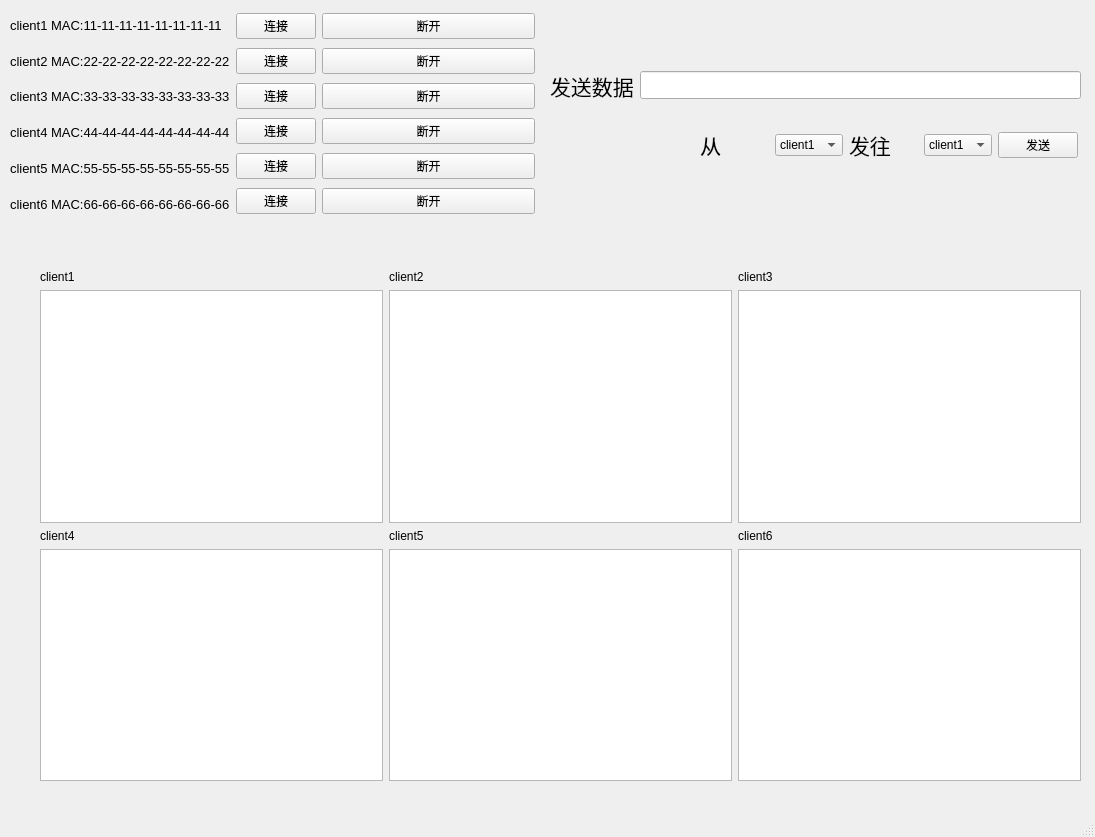
<?xml version="1.0" encoding="UTF-8"?>
<ui version="4.0">
 <class>MainWindow</class>
 <widget class="QMainWindow" name="MainWindow">
  <property name="geometry">
   <rect>
    <x>0</x>
    <y>0</y>
    <width>1095</width>
    <height>837</height>
   </rect>
  </property>
  <property name="windowTitle">
   <string>MainWindow</string>
  </property>
  <widget class="QWidget" name="centralwidget">
   <widget class="QWidget" name="layoutWidget">
    <property name="geometry">
     <rect>
      <x>40</x>
      <y>270</y>
      <width>1041</width>
      <height>511</height>
     </rect>
    </property>
    <layout class="QGridLayout" name="gridLayout">
     <item row="0" column="0">
      <layout class="QVBoxLayout" name="verticalLayout_2">
       <item>
        <widget class="QLabel" name="label_10">
         <property name="text">
          <string>client1</string>
         </property>
        </widget>
       </item>
       <item>
        <widget class="QListWidget" name="listWidget"/>
       </item>
      </layout>
     </item>
     <item row="0" column="1">
      <layout class="QVBoxLayout" name="verticalLayout_3">
       <item>
        <widget class="QLabel" name="label_11">
         <property name="text">
          <string>client2</string>
         </property>
        </widget>
       </item>
       <item>
        <widget class="QListWidget" name="listWidget_2"/>
       </item>
      </layout>
     </item>
     <item row="0" column="2">
      <layout class="QVBoxLayout" name="verticalLayout_4">
       <item>
        <widget class="QLabel" name="label_12">
         <property name="text">
          <string>client3</string>
         </property>
        </widget>
       </item>
       <item>
        <widget class="QListWidget" name="listWidget_3"/>
       </item>
      </layout>
     </item>
     <item row="1" column="0">
      <layout class="QVBoxLayout" name="verticalLayout_5">
       <item>
        <widget class="QLabel" name="label_13">
         <property name="text">
          <string>client4</string>
         </property>
        </widget>
       </item>
       <item>
        <widget class="QListWidget" name="listWidget_4"/>
       </item>
      </layout>
     </item>
     <item row="1" column="1">
      <layout class="QVBoxLayout" name="verticalLayout_6">
       <item>
        <widget class="QLabel" name="label_14">
         <property name="text">
          <string>client5</string>
         </property>
        </widget>
       </item>
       <item>
        <widget class="QListWidget" name="listWidget_5"/>
       </item>
      </layout>
     </item>
     <item row="1" column="2">
      <layout class="QVBoxLayout" name="verticalLayout_7">
       <item>
        <widget class="QLabel" name="label_15">
         <property name="text">
          <string>client6</string>
         </property>
        </widget>
       </item>
       <item>
        <widget class="QListWidget" name="listWidget_6"/>
       </item>
      </layout>
     </item>
    </layout>
   </widget>
   <widget class="QWidget" name="layoutWidget">
    <property name="geometry">
     <rect>
      <x>550</x>
      <y>70</y>
      <width>531</width>
      <height>31</height>
     </rect>
    </property>
    <layout class="QHBoxLayout" name="horizontalLayout_2">
     <item>
      <widget class="QLabel" name="label_7">
       <property name="font">
        <font>
         <pointsize>16</pointsize>
        </font>
       </property>
       <property name="text">
        <string>发送数据</string>
       </property>
      </widget>
     </item>
     <item>
      <widget class="QLineEdit" name="lineEdit">
       <property name="font">
        <font>
         <pointsize>13</pointsize>
        </font>
       </property>
      </widget>
     </item>
    </layout>
   </widget>
   <widget class="QWidget" name="layoutWidget">
    <property name="geometry">
     <rect>
      <x>700</x>
      <y>130</y>
      <width>378</width>
      <height>30</height>
     </rect>
    </property>
    <layout class="QHBoxLayout" name="horizontalLayout">
     <item>
      <widget class="QLabel" name="label_8">
       <property name="font">
        <font>
         <pointsize>16</pointsize>
        </font>
       </property>
       <property name="text">
        <string>从</string>
       </property>
      </widget>
     </item>
     <item>
      <widget class="QComboBox" name="comboBox">
       <item>
        <property name="text">
         <string>client1</string>
        </property>
       </item>
       <item>
        <property name="text">
         <string>client2</string>
        </property>
       </item>
       <item>
        <property name="text">
         <string>client3</string>
        </property>
       </item>
       <item>
        <property name="text">
         <string>client4</string>
        </property>
       </item>
       <item>
        <property name="text">
         <string>client5</string>
        </property>
       </item>
       <item>
        <property name="text">
         <string>client6</string>
        </property>
       </item>
      </widget>
     </item>
     <item>
      <widget class="QLabel" name="label_9">
       <property name="font">
        <font>
         <pointsize>16</pointsize>
        </font>
       </property>
       <property name="text">
        <string>发往</string>
       </property>
      </widget>
     </item>
     <item>
      <widget class="QComboBox" name="comboBox_2">
       <item>
        <property name="text">
         <string>client1</string>
        </property>
       </item>
       <item>
        <property name="text">
         <string>client2</string>
        </property>
       </item>
       <item>
        <property name="text">
         <string>client3</string>
        </property>
       </item>
       <item>
        <property name="text">
         <string>client4</string>
        </property>
       </item>
       <item>
        <property name="text">
         <string>client5</string>
        </property>
       </item>
       <item>
        <property name="text">
         <string>client6</string>
        </property>
       </item>
      </widget>
     </item>
     <item>
      <widget class="QPushButton" name="pushButton">
       <property name="text">
        <string>发送</string>
       </property>
      </widget>
     </item>
    </layout>
   </widget>
   <widget class="QWidget" name="layoutWidget">
    <property name="geometry">
     <rect>
      <x>10</x>
      <y>10</y>
      <width>525</width>
      <height>209</height>
     </rect>
    </property>
    <layout class="QHBoxLayout" name="horizontalLayout_4">
     <item>
      <layout class="QHBoxLayout" name="horizontalLayout_3">
       <item>
        <layout class="QVBoxLayout" name="verticalLayout">
         <item>
          <widget class="QLabel" name="label">
           <property name="font">
            <font>
             <pointsize>10</pointsize>
            </font>
           </property>
           <property name="text">
            <string>client1 MAC:11-11-11-11-11-11-11-11</string>
           </property>
          </widget>
         </item>
         <item>
          <widget class="QLabel" name="label_2">
           <property name="font">
            <font>
             <pointsize>10</pointsize>
            </font>
           </property>
           <property name="text">
            <string>client2 MAC:22-22-22-22-22-22-22-22</string>
           </property>
          </widget>
         </item>
         <item>
          <widget class="QLabel" name="label_3">
           <property name="font">
            <font>
             <pointsize>10</pointsize>
            </font>
           </property>
           <property name="text">
            <string>client3 MAC:33-33-33-33-33-33-33-33</string>
           </property>
          </widget>
         </item>
         <item>
          <widget class="QLabel" name="label_4">
           <property name="font">
            <font>
             <pointsize>10</pointsize>
            </font>
           </property>
           <property name="text">
            <string>client4 MAC:44-44-44-44-44-44-44-44</string>
           </property>
          </widget>
         </item>
         <item>
          <widget class="QLabel" name="label_5">
           <property name="font">
            <font>
             <pointsize>10</pointsize>
            </font>
           </property>
           <property name="text">
            <string>client5 MAC:55-55-55-55-55-55-55-55</string>
           </property>
          </widget>
         </item>
         <item>
          <widget class="QLabel" name="label_6">
           <property name="font">
            <font>
             <pointsize>10</pointsize>
            </font>
           </property>
           <property name="text">
            <string>client6 MAC:66-66-66-66-66-66-66-66</string>
           </property>
          </widget>
         </item>
        </layout>
       </item>
       <item>
        <layout class="QVBoxLayout" name="verticalLayout_8">
         <item>
          <widget class="QPushButton" name="pushButton_2">
           <property name="text">
            <string>连接</string>
           </property>
          </widget>
         </item>
         <item>
          <widget class="QPushButton" name="pushButton_3">
           <property name="text">
            <string>连接</string>
           </property>
          </widget>
         </item>
         <item>
          <widget class="QPushButton" name="pushButton_4">
           <property name="text">
            <string>连接</string>
           </property>
          </widget>
         </item>
         <item>
          <widget class="QPushButton" name="pushButton_5">
           <property name="text">
            <string>连接</string>
           </property>
          </widget>
         </item>
         <item>
          <widget class="QPushButton" name="pushButton_6">
           <property name="text">
            <string>连接</string>
           </property>
          </widget>
         </item>
         <item>
          <widget class="QPushButton" name="pushButton_7">
           <property name="text">
            <string>连接</string>
           </property>
          </widget>
         </item>
        </layout>
       </item>
      </layout>
     </item>
     <item>
      <layout class="QVBoxLayout" name="verticalLayout_9">
       <item>
        <widget class="QPushButton" name="pushButton_8">
         <property name="text">
          <string>断开</string>
         </property>
        </widget>
       </item>
       <item>
        <widget class="QPushButton" name="pushButton_9">
         <property name="text">
          <string>断开</string>
         </property>
        </widget>
       </item>
       <item>
        <widget class="QPushButton" name="pushButton_10">
         <property name="text">
          <string>断开</string>
         </property>
        </widget>
       </item>
       <item>
        <widget class="QPushButton" name="pushButton_11">
         <property name="text">
          <string>断开</string>
         </property>
        </widget>
       </item>
       <item>
        <widget class="QPushButton" name="pushButton_12">
         <property name="text">
          <string>断开</string>
         </property>
        </widget>
       </item>
       <item>
        <widget class="QPushButton" name="pushButton_13">
         <property name="text">
          <string>断开</string>
         </property>
        </widget>
       </item>
      </layout>
     </item>
    </layout>
   </widget>
  </widget>
  <widget class="QMenuBar" name="menubar">
   <property name="geometry">
    <rect>
     <x>0</x>
     <y>0</y>
     <width>1095</width>
     <height>26</height>
    </rect>
   </property>
  </widget>
  <widget class="QStatusBar" name="statusbar"/>
 </widget>
 <resources/>
 <connections/>
</ui>
